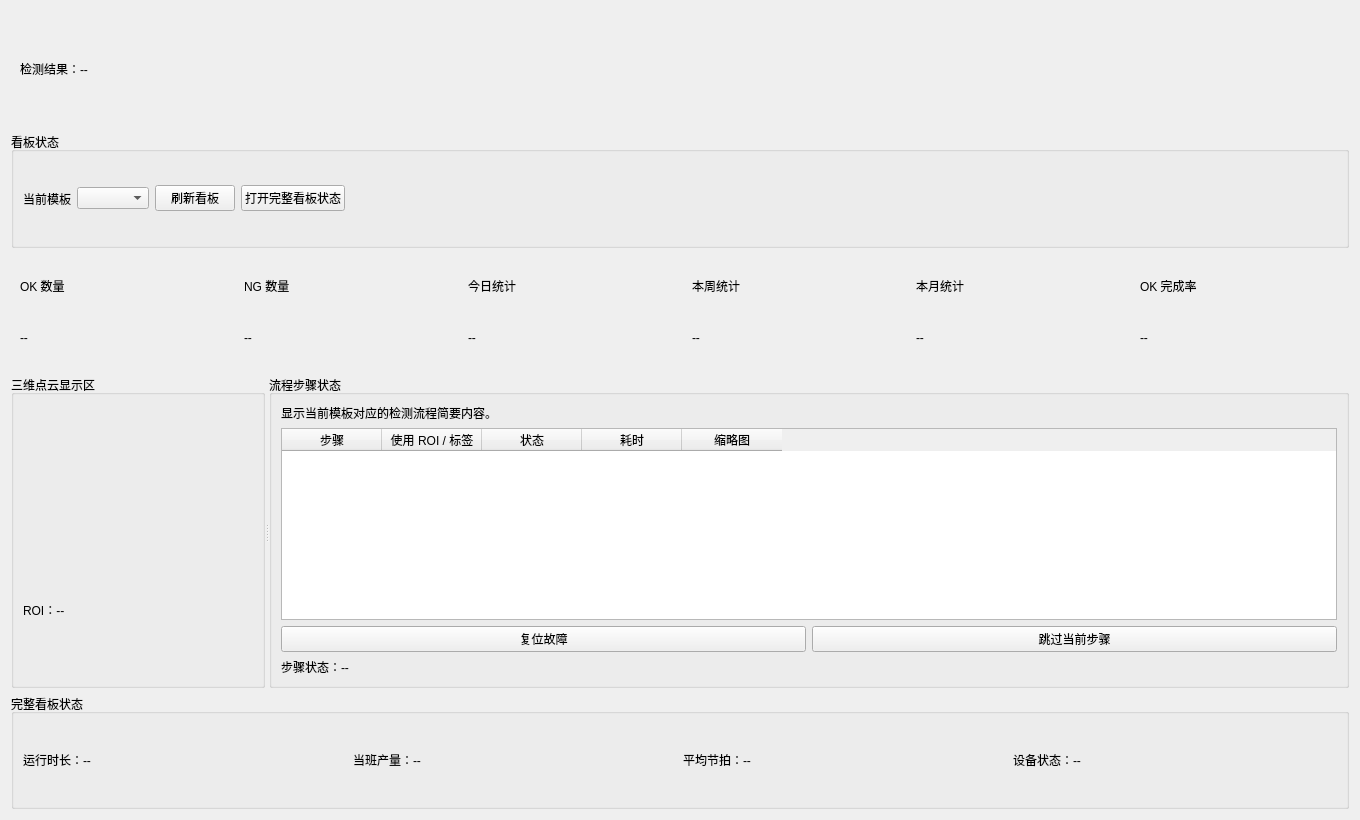
<?xml version="1.0" encoding="UTF-8"?>
<ui version="4.0">
 <class>RunDashboardPage</class>
 <widget class="QWidget" name="RunDashboardPage">
  <property name="geometry"><rect><x>0</x><y>0</y><width>1360</width><height>820</height></rect></property>
  <layout class="QVBoxLayout" name="verticalLayout">
   <item>
    <widget class="QFrame" name="pageHeader">
     <layout class="QHBoxLayout" name="headerLayout">
      <item><widget class="QLabel" name="pageResult"><property name="text"><string>检测结果：--</string></property></widget></item>
     </layout>
    </widget>
   </item>
   <item>
    <widget class="QGroupBox" name="templateGroup">
     <property name="title"><string>看板状态</string></property>
     <layout class="QHBoxLayout" name="templateLayout">
      <item><widget class="QLabel" name="templateLabel"><property name="text"><string>当前模板</string></property></widget></item>
      <item><widget class="QComboBox" name="templateCombo"/></item>
      <item><widget class="QPushButton" name="refreshButton"><property name="text"><string>刷新看板</string></property></widget></item>
      <item><widget class="QPushButton" name="fullBoardButton"><property name="text"><string>打开完整看板状态</string></property></widget></item>
      <item><spacer name="templateSpacer"><property name="orientation"><enum>Qt::Horizontal</enum></property><property name="sizeHint" stdset="0"><size><width>40</width><height>20</height></size></property></spacer></item>
     </layout>
    </widget>
   </item>
   <item>
    <layout class="QHBoxLayout" name="statsRow">
     <item>
      <widget class="QFrame" name="okCard">
       <layout class="QVBoxLayout" name="okLayout">
        <item><widget class="QLabel" name="okTitle"><property name="text"><string>OK 数量</string></property></widget></item>
        <item><widget class="QLabel" name="okValue"><property name="text"><string>--</string></property></widget></item>
       </layout>
      </widget>
     </item>
     <item>
      <widget class="QFrame" name="ngCard">
       <layout class="QVBoxLayout" name="ngLayout">
        <item><widget class="QLabel" name="ngTitle"><property name="text"><string>NG 数量</string></property></widget></item>
        <item><widget class="QLabel" name="ngValue"><property name="text"><string>--</string></property></widget></item>
       </layout>
      </widget>
     </item>
     <item>
      <widget class="QFrame" name="todayCard">
       <layout class="QVBoxLayout" name="todayLayout">
        <item><widget class="QLabel" name="todayTitle"><property name="text"><string>今日统计</string></property></widget></item>
        <item><widget class="QLabel" name="todayValue"><property name="text"><string>--</string></property></widget></item>
       </layout>
      </widget>
     </item>
     <item>
      <widget class="QFrame" name="weekCard">
       <layout class="QVBoxLayout" name="weekLayout">
        <item><widget class="QLabel" name="weekTitle"><property name="text"><string>本周统计</string></property></widget></item>
        <item><widget class="QLabel" name="weekValue"><property name="text"><string>--</string></property></widget></item>
       </layout>
      </widget>
     </item>
     <item>
      <widget class="QFrame" name="monthCard">
       <layout class="QVBoxLayout" name="monthLayout">
        <item><widget class="QLabel" name="monthTitle"><property name="text"><string>本月统计</string></property></widget></item>
        <item><widget class="QLabel" name="monthValue"><property name="text"><string>--</string></property></widget></item>
       </layout>
      </widget>
     </item>
     <item>
      <widget class="QFrame" name="rateCard">
       <layout class="QVBoxLayout" name="rateLayout">
        <item><widget class="QLabel" name="rateTitle"><property name="text"><string>OK 完成率</string></property></widget></item>
        <item><widget class="QLabel" name="rateValue"><property name="text"><string>--</string></property></widget></item>
       </layout>
      </widget>
     </item>
    </layout>
   </item>
   <item>
    <widget class="QSplitter" name="mainSplitter">
     <property name="orientation"><enum>Qt::Horizontal</enum></property>
     <widget class="QGroupBox" name="cameraGroup">
      <property name="title"><string>三维点云显示区</string></property>
      <layout class="QVBoxLayout" name="cameraLayout">
       <item><widget class="QWidget" name="cameraView"/></item>
       <item><widget class="QLabel" name="roiLabel"><property name="text"><string>ROI：--</string></property></widget></item>
      </layout>
     </widget>
     <widget class="QGroupBox" name="stepGroup">
      <property name="title"><string>流程步骤状态</string></property>
      <layout class="QVBoxLayout" name="stepLayout">
       <item><widget class="QLabel" name="stepHint"><property name="text"><string>显示当前模板对应的检测流程简要内容。</string></property></widget></item>
       <item><widget class="QTableWidget" name="stepTable"><property name="columnCount"><number>5</number></property><column><property name="text"><string>步骤</string></property></column><column><property name="text"><string>使用 ROI / 标签</string></property></column><column><property name="text"><string>状态</string></property></column><column><property name="text"><string>耗时</string></property></column><column><property name="text"><string>缩略图</string></property></column></widget></item>
       <item>
        <layout class="QHBoxLayout" name="stepActions">
         <item><widget class="QPushButton" name="resetFaultButton"><property name="text"><string>复位故障</string></property></widget></item>
         <item><widget class="QPushButton" name="skipStepButton"><property name="text"><string>跳过当前步骤</string></property></widget></item>
        </layout>
       </item>
       <item><widget class="QLabel" name="stepSummary"><property name="text"><string>步骤状态：--</string></property></widget></item>
      </layout>
     </widget>
    </widget>
   </item>
   <item>
    <widget class="QGroupBox" name="fullStatusGroup">
     <property name="title"><string>完整看板状态</string></property>
     <layout class="QHBoxLayout" name="fullStatusLayout">
      <item><widget class="QLabel" name="runtimeLabel"><property name="text"><string>运行时长：--</string></property></widget></item>
      <item><widget class="QLabel" name="shiftOutputLabel"><property name="text"><string>当班产量：--</string></property></widget></item>
      <item><widget class="QLabel" name="averageCycleLabel"><property name="text"><string>平均节拍：--</string></property></widget></item>
      <item><widget class="QLabel" name="deviceStateLabel"><property name="text"><string>设备状态：--</string></property></widget></item>
     </layout>
    </widget>
   </item>
  </layout>
 </widget>
 <resources/>
 <connections/>
</ui>
